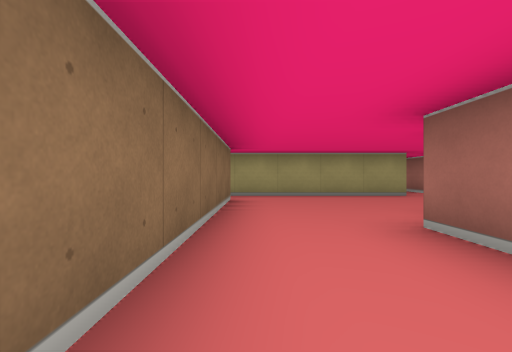
view 1 (above)

23 first-person views from a walk through a cub3D maze. The camera is about half as high as the walls, looks level and sees 85° across. The floor is counted in squares. Each view is taken from the middle of a square. On the plan, view 1 faces up. The plan holds only what a view shows up to about 9 squares ahead; the rest is blank. The place goes on beyond the plan.

view 2
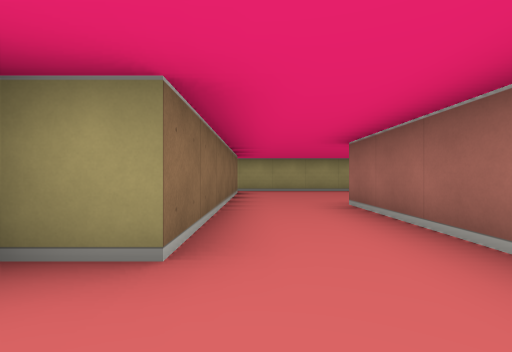

view 3
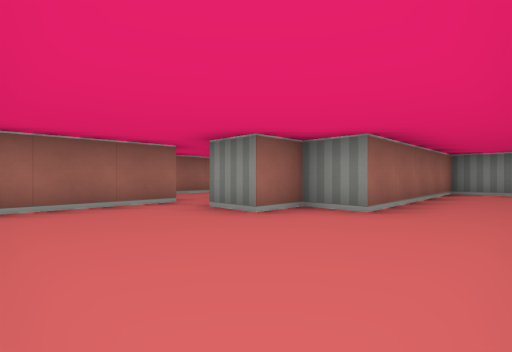

view 4
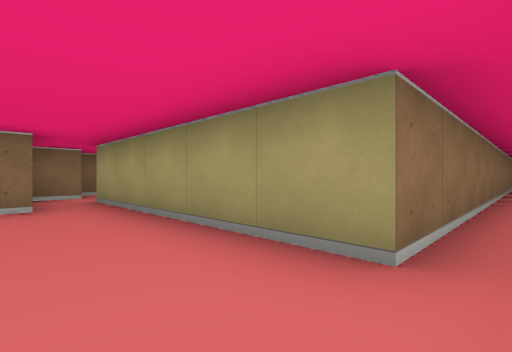

view 5
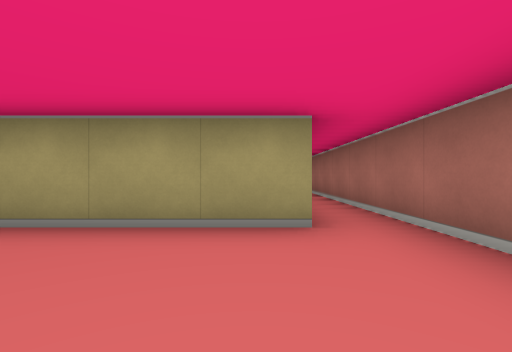

view 6
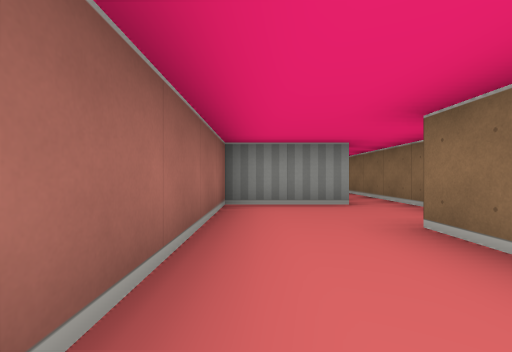

view 7
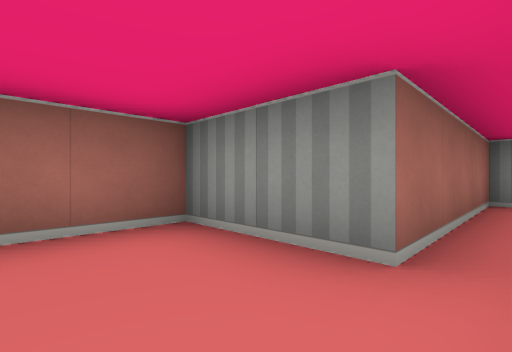

view 8
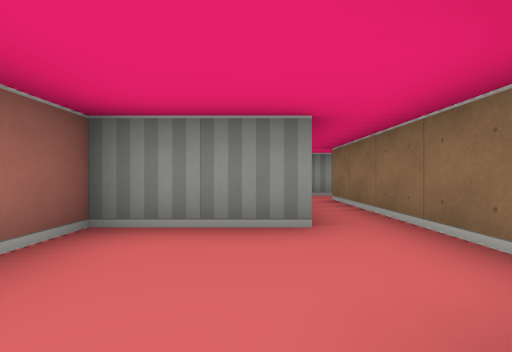

view 9
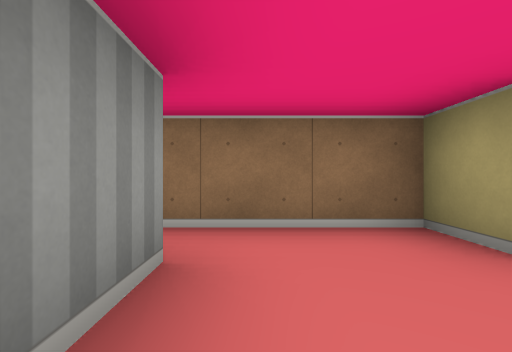

view 10
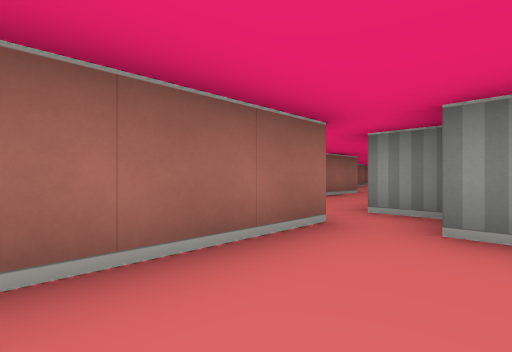

view 11
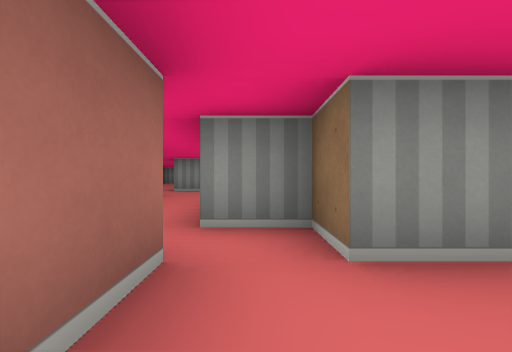

view 12
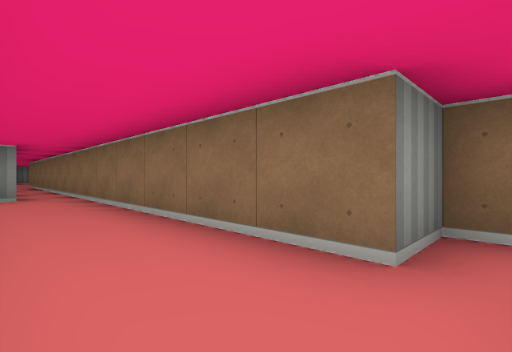

view 13
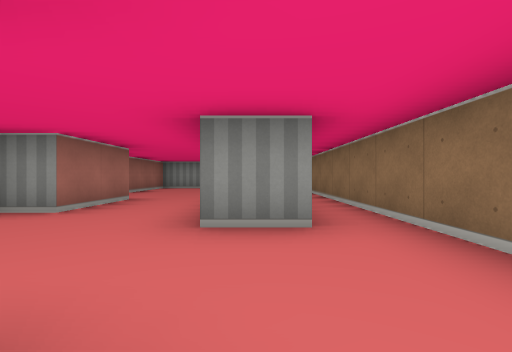

view 14
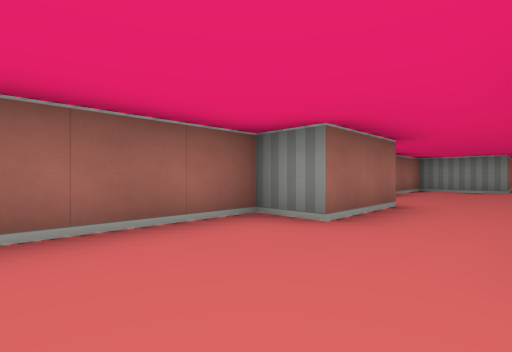

view 15
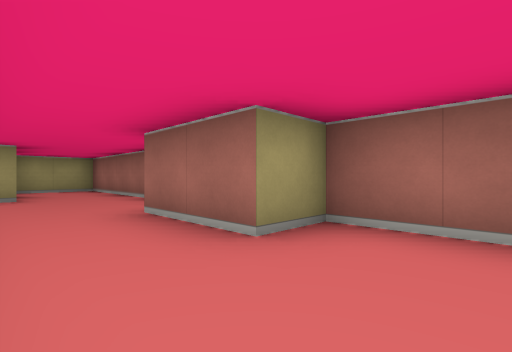

view 16
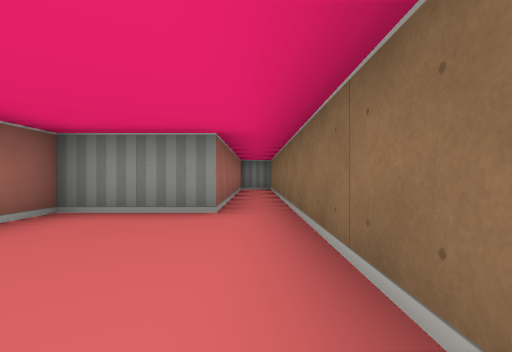

view 17
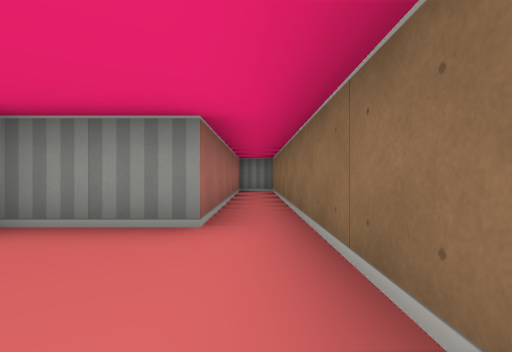

view 18
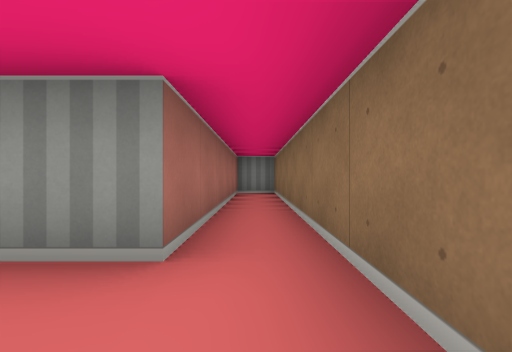

view 19
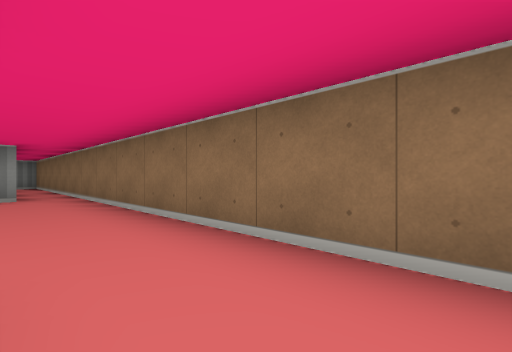

view 20
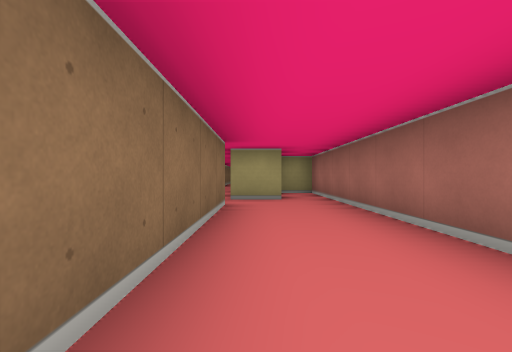

view 21
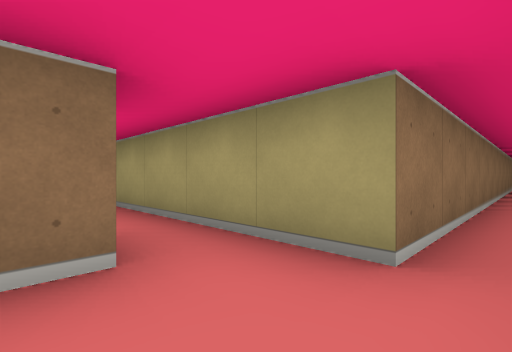

view 22
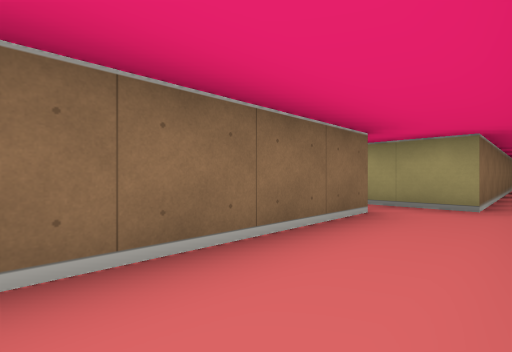

view 23
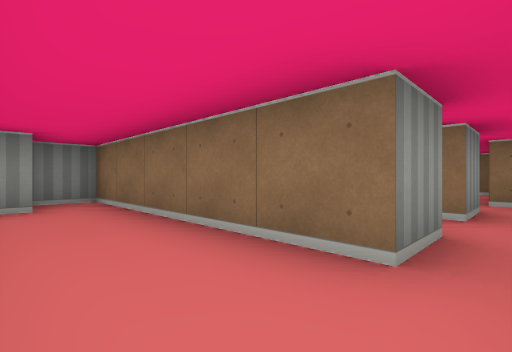

### Floor plan
Ten units are one square. View 1 is at (0, 0); x grows to the right and y downward. Boxes are objects, and circles mark ways between rooms. Rooms are numbered by the first view taken in them; rooms with no view inside come last. Other rooms are left out.
<svg viewBox="-20 -166 120 346">
<path fill="none" stroke="#000" d="M-5 -55 -5 5 -15 5 -15 25M45 -35 45 -115M-5 25 15 25 15 -25 25 -25 25 -35 35 -35 35 -25 45 -25M35 -161 35 -65 -5 -65M65 50 65 175 75 175 75 115 95 115 95 65 85 65 85 45 95 45 95 -15 76 -15M55 35 65 35M65 15 65 -55 56 -55M45 -25 45 35M56 -35 45 -35M35 125 35 175 45 175M45 35 45 115 35 115"/>
<circle cx="40" cy="-30" r="3" fill="#2a7"/>
<circle cx="50" cy="40" r="3" fill="#2a7"/>
<text x="20" y="-60">1</text>
<text x="70" y="50">2</text>
<text x="50" y="110">3</text>
</svg>
Room 1 opens to room 2. Room 2 opens to room 3.

Where each view was taken, in squares from view 1:
view 1: 0 up, 0 right, facing up
view 2: 2 down, 0 right, facing up
view 3: 6 up, 0 right, facing down-right
view 4: 5 up, 4 right, facing up-left
view 5: 4 up, 3 right, facing up
view 6: 2 up, 1 right, facing down
view 7: 1 down, 1 left, facing down-right
view 8: 0 up, 0 right, facing down
view 9: 2 down, 1 right, facing left
view 10: 6 up, 3 right, facing down-right
view 11: 5 up, 4 right, facing down
view 12: 3 up, 6 right, facing down-left
view 13: 1 down, 6 right, facing down
view 14: 2 down, 7 right, facing down-right
view 15: 8 down, 7 right, facing up-right
view 16: 8 down, 7 right, facing down
view 17: 9 down, 7 right, facing down
view 18: 10 down, 7 right, facing down
view 19: 5 down, 8 right, facing down-left
view 20: 2 down, 5 right, facing up
view 21: 13 down, 5 right, facing up-left
view 22: 16 down, 5 right, facing up-left
view 23: 12 down, 5 right, facing down-left
